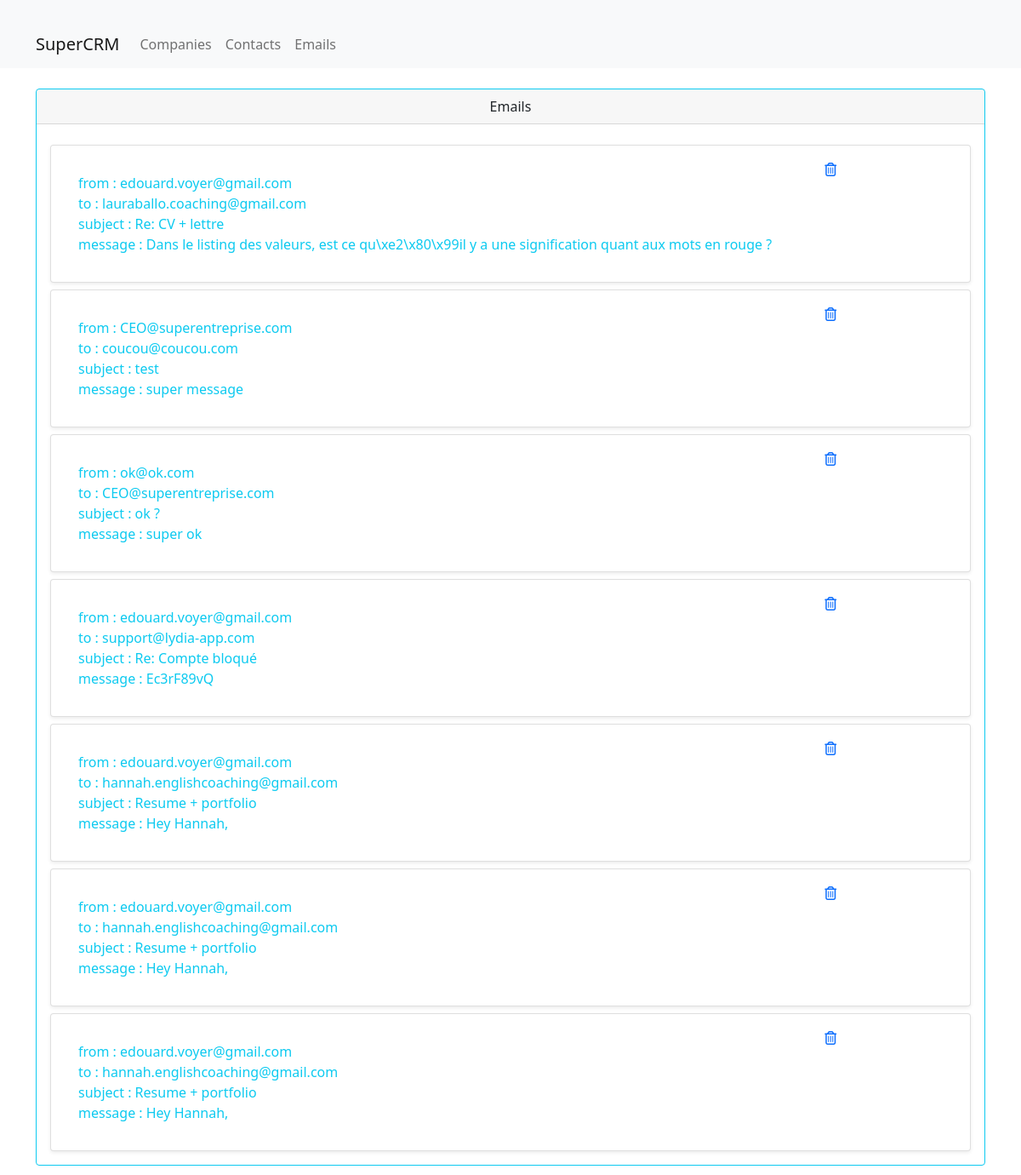
The page /emails on the database as committed earlier.
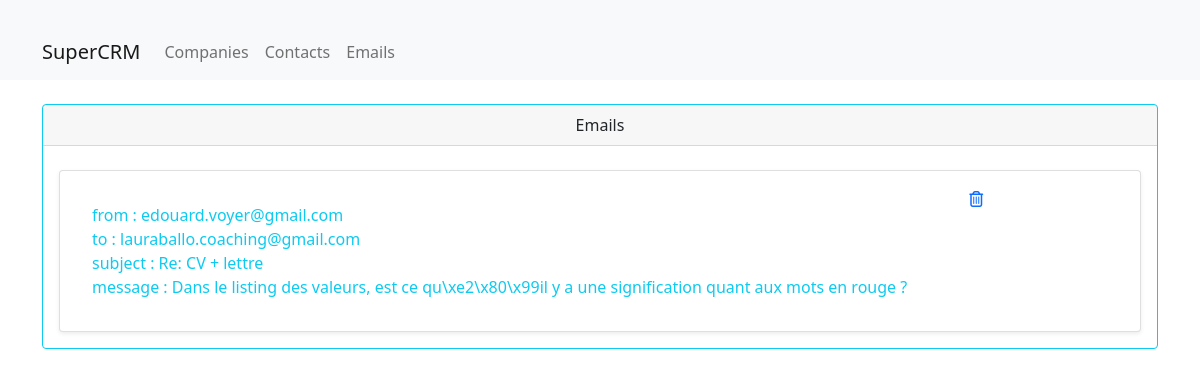
The same page on the database as committed later.
### emails/models.py (models this page shows, shortened)
class Email(models.Model):
    contact_id = models.ForeignKey(Contact, on_delete=models.CASCADE,blank=True)
    email_id = models.CharField(max_length=200)
    from_email = models.EmailField(max_length=200)
    to_email =models.EmailField(max_length=200)
    email_subject = models.CharField(max_length=200)
    email_message = models.CharField(max_length=200)
    receive_time = models.DateTimeField(auto_now_add=True)
    class Meta:
        ordering = ["receive_time"]

### emails/views.py (the view)
# urls.py: path('emails', views.listEmail, name="List_Emails"),
def listEmail(request):
    emails = Email.objects.all()
    form = EmailForm()
    context = {
        'emails' : emails,
        'form' : form,
    }
    return render(request, 'emails/index.html', context)

### emails/templates/emails/index.html (shortened to what this page needs)
<!DOCTYPE html>
<html lang="en">
    <head>
        <link href="https://cdn.jsdelivr.net/npm/bootstrap@5.0.0/dist/css/bootstrap.min.css" rel="stylesheet">
    </head>
    <body>
        <nav class="navbar navbar-expand-lg navbar-light bg-light">
            <div class="container mt-4">
                <a class="navbar-brand" href="http://127.0.0.1:8000">
                    SuperCRM
                </a>
                <div class="collapse navbar-collapse" id="navbarSupportedContent">
                    <ul class="navbar-nav mr-auto">
                        <a class="nav-link" href="http://127.0.0.1:8000/companies">Companies </a>
                    </ul>
                    <ul class="navbar-nav mr-auto">
                        <a class="nav-link" href="http://127.0.0.1:8000/contacts">Contacts </a>
                    </ul>
                    <ul class="navbar-nav mr-auto">
                        <a class="nav-link" href="http://127.0.0.1:8000/emails">Emails </a>
                    </ul>
                </div>
            </div>
        </nav>
        <div class="container mt-4">
            <div class="row">
                <div class="col-12">
                    <div class="card border-info mb-3" >
                        <div class="card-header text-center">Emails</div>
                            <div class="card-body text-info">
                                {% for email in emails %}
                                    {% include 'emails/emaildisplay.html' %}
                                {% endfor %}
                            </div>
                        </div>
                    </div>
                </div>
            </div>
    </body>

### emails/templates/emails/emaildisplay.html (shortened to what this page needs)
<div class="card mt-2 shadow-sm">
    <div class="card-body">
        <div class="row">
            <div class="col-10">
                <div class="card-body text-info">
                    <div>from : {{ email.from_email }}</div>
                    <div>to : {{ email.to_email }}</div>
                    <div>subject : {{ email.email_subject }}</div>
                    <div>message : {{ email.email_message }}</div>
                </div>
            </div>
            <div class="col-1 close">
                <div class="col-1">
                    <a href="{% url 'emails:Delete_Email' email.id %}">
                        <i class="fa fa-trash-o" aria-hidden="true"></i>
                    </a>
                </div>
            </div>
        </div>
    </div>
</div>

Rows that differ between the two databases and show on the page:
removed Email: from_email "CEO@superentreprise.com", to_email "coucou@coucou.com", email_subject "test", email_message "super message"
removed Email: from_email "ok@ok.com", to_email "CEO@superentreprise.com", email_subject "ok ?", email_message "super ok"
removed Email: from_email "edouard.voyer@gmail.com", to_email "support@lydia-app.com", email_subject "Re: Compte bloqué", email_message "Ec3rF89vQ"
removed Email: from_email "edouard.voyer@gmail.com", to_email "hannah.englishcoaching@gmail.com", email_subject "Resume + portfolio", email_message "Hey Hannah,"
removed Email: from_email "edouard.voyer@gmail.com", to_email "hannah.englishcoaching@gmail.com", email_subject "Resume + portfolio", email_message "Hey Hannah,"
removed Email: from_email "edouard.voyer@gmail.com", to_email "hannah.englishcoaching@gmail.com", email_subject "Resume + portfolio", email_message "Hey Hannah,"
